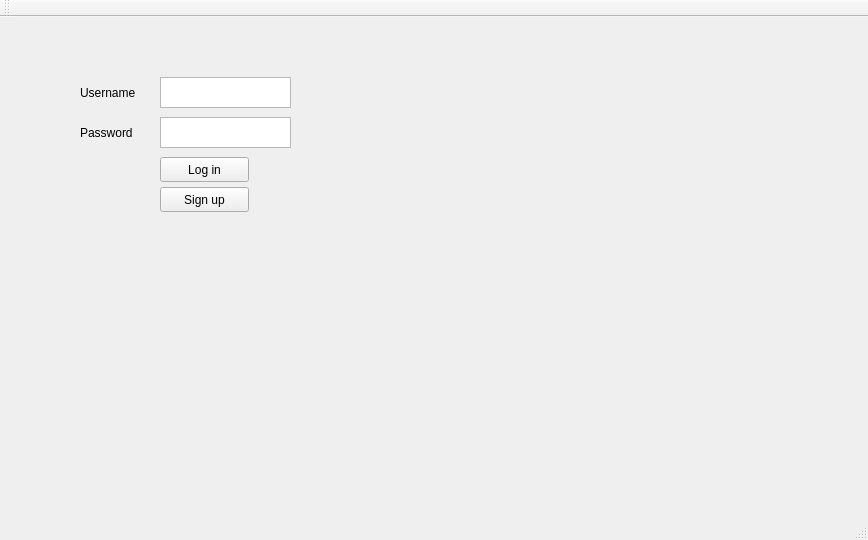
<?xml version="1.0" encoding="UTF-8"?>
<ui version="4.0">
 <class>MainWindow</class>
 <widget class="QMainWindow" name="MainWindow">
  <property name="geometry">
   <rect>
    <x>0</x>
    <y>0</y>
    <width>868</width>
    <height>540</height>
   </rect>
  </property>
  <property name="windowTitle">
   <string>MainWindow</string>
  </property>
  <property name="layoutDirection">
   <enum>Qt::LeftToRight</enum>
  </property>
  <property name="autoFillBackground">
   <bool>true</bool>
  </property>
  <widget class="QWidget" name="centralWidget">
   <widget class="QTextEdit" name="usernameTextEdit">
    <property name="geometry">
     <rect>
      <x>160</x>
      <y>60</y>
      <width>131</width>
      <height>31</height>
     </rect>
    </property>
   </widget>
   <widget class="QTextEdit" name="passwordTextEdit">
    <property name="geometry">
     <rect>
      <x>160</x>
      <y>100</y>
      <width>131</width>
      <height>31</height>
     </rect>
    </property>
   </widget>
   <widget class="QLabel" name="usernameLabel">
    <property name="geometry">
     <rect>
      <x>80</x>
      <y>60</y>
      <width>71</width>
      <height>31</height>
     </rect>
    </property>
    <property name="text">
     <string>Username</string>
    </property>
   </widget>
   <widget class="QLabel" name="passwordLabel">
    <property name="geometry">
     <rect>
      <x>80</x>
      <y>100</y>
      <width>71</width>
      <height>31</height>
     </rect>
    </property>
    <property name="text">
     <string>Password</string>
    </property>
   </widget>
   <widget class="QPushButton" name="logInPushButton">
    <property name="geometry">
     <rect>
      <x>160</x>
      <y>140</y>
      <width>89</width>
      <height>25</height>
     </rect>
    </property>
    <property name="text">
     <string>Log in</string>
    </property>
   </widget>
   <widget class="QPushButton" name="pushButton_2">
    <property name="geometry">
     <rect>
      <x>160</x>
      <y>170</y>
      <width>89</width>
      <height>25</height>
     </rect>
    </property>
    <property name="text">
     <string>Sign up</string>
    </property>
   </widget>
   <widget class="QLabel" name="offlineLabel">
    <property name="geometry">
     <rect>
      <x>76</x>
      <y>10</y>
      <width>221</width>
      <height>41</height>
     </rect>
    </property>
    <property name="text">
     <string/>
    </property>
   </widget>
   <widget class="QLabel" name="label">
    <property name="geometry">
     <rect>
      <x>260</x>
      <y>320</y>
      <width>261</width>
      <height>81</height>
     </rect>
    </property>
    <property name="styleSheet">
     <string notr="true">border-color: rgb(52, 101, 164);
font: 16pt &quot;Ubuntu&quot;;</string>
    </property>
    <property name="text">
     <string/>
    </property>
   </widget>
  </widget>
  <widget class="QToolBar" name="mainToolBar">
   <attribute name="toolBarArea">
    <enum>TopToolBarArea</enum>
   </attribute>
   <attribute name="toolBarBreak">
    <bool>false</bool>
   </attribute>
  </widget>
  <widget class="QStatusBar" name="statusBar"/>
 </widget>
 <layoutdefault spacing="6" margin="11"/>
 <resources/>
 <connections/>
</ui>
